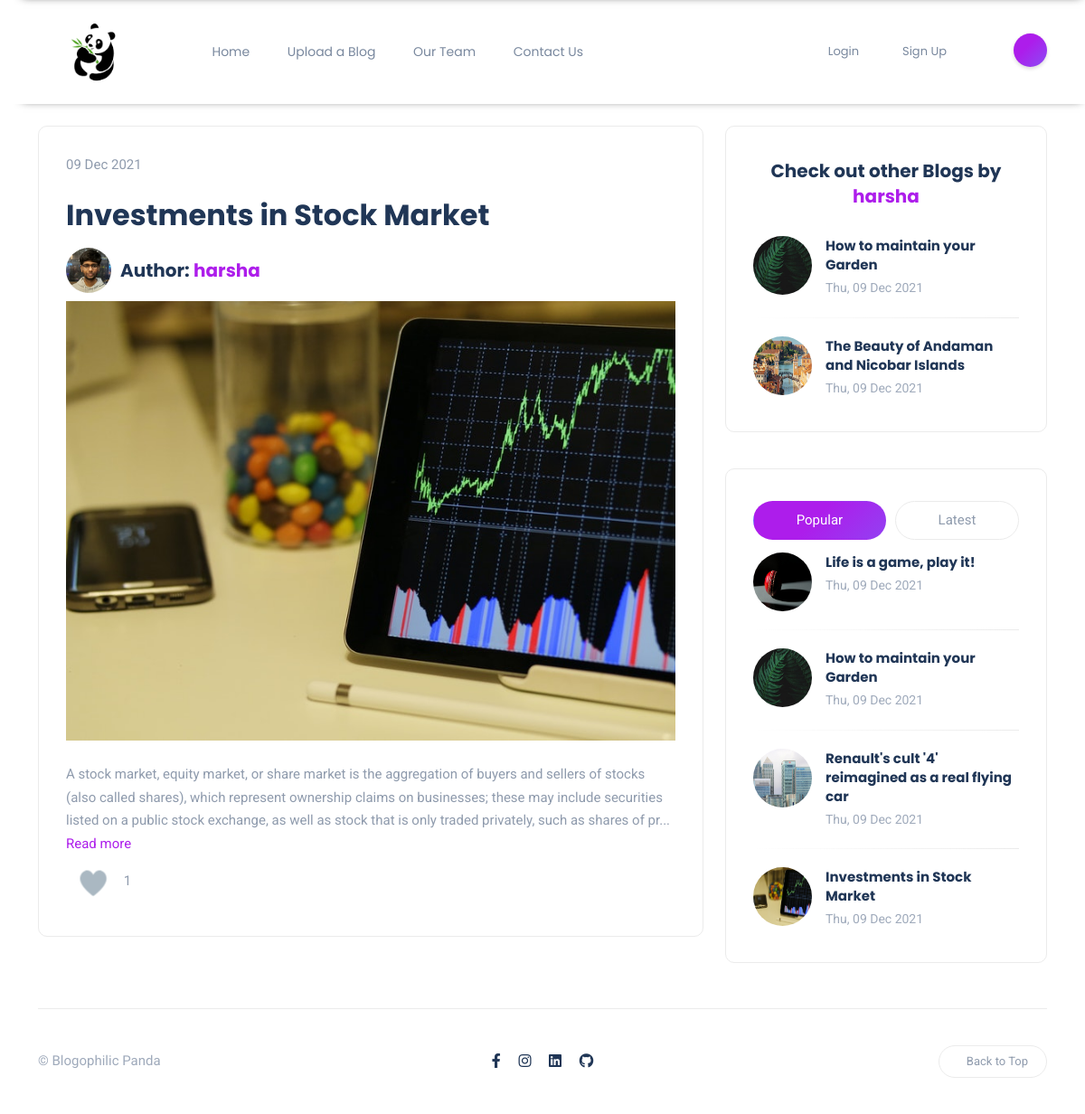
The page /blogs/investments-in-stock-market on the database its author committed.
### content/models.py (models this page shows, shortened)
class BlogPost(models.Model):
    author = models.ForeignKey(User, on_delete=models.CASCADE, related_name= 'post_author')
    blog_title = models.CharField(max_length= 264)
    slug = models.SlugField(max_length=264, unique=True, default='',editable=False)
    blog_content = models.TextField()
    blog_image = models.ImageField(upload_to= 'blog_image')
    publish_date = models.DateTimeField(auto_now_add=True)
    category = models.ForeignKey(Category, on_delete = models.CASCADE, related_name ='blog_cat')
    likes = models.ManyToManyField(User, related_name='blog_posts')
    class Meta:
        ordering = ['-publish_date']
    def total_likes(self):
        return self.likes.count()

### accounts/models.py (models this page shows, shortened)
class Profile(models.Model):
    user = models.OneToOneField(User, on_delete=models.CASCADE)
    image = models.ImageField(upload_to = 'profile_pics', null=True)
    slug = models.SlugField(max_length=264, unique=True, editable=False, default='')

### content/views.py (the view)
# urls.py: path('blogs/<slug:the_slug>', views.blog_details, name='blog_details'),
def blog_details(request, the_slug):
    blog_single = BlogPost.objects.get(slug=the_slug)
    total_likes = blog_single.total_likes()
    liked = False
    if blog_single.likes.filter(id = request.user.id):
        liked = True
    blogs = list(BlogPost.objects.all())
    author_blogs = list(BlogPost.objects.filter(author = blog_single.author).exclude(slug=the_slug))[:4]
    blogs_latest = BlogPost.objects.all().order_by('-publish_date')[:4]
    blogs_popular = (sorted(blogs, key = lambda x: x.total_likes())[::-1])[:4]
    context = {
        "blog_single": blog_single,
        "blog_likes": total_likes,
        "blog_liked": liked,
        "author_blogs": author_blogs,
        "blogs_popular": blogs_popular,
        "blogs_latest": blogs_latest,
    }
    return render(request, 'blogs/blog_details.html', context)

### templates/blogs/blog_details.html (shortened to what this page needs)
{% extends "base.html" %}
{% load get_post_Cat %}
{% load static %}
{% block content %}
<link rel="stylesheet" href="{% static 'css/blogs/home.css' %}">
<link rel="stylesheet" href="{% static 'css/blogs/blog_details.css' %}">
<section id="hero">
    <div class="container-xl">
        <div class="row gy-4">
            <div class="col-lg-8">
                <div class="post-tabs rounded bordered">
                    <div class="article-container">
                        {{ blog_single.publish_date|date:"d M Y" }}
                        <div class="heading">
                            <h2>{{ blog_single.blog_title }}</h2>
                        </div>
                        <div class="author">
                            <img src="{{ blog_single.author.profile.image.url }}" class="authorpic" alt="">
                            <h5>Author: <a href="{% url 'profile' profile_slug=blog_single.author.profile.slug %}">{{ blog_single.author }}</a></h5>
                        </div>
                        <div class="article-image">
                            <img src="/media/{{ blog_single.blog_image }}">
                        </div>
                        <br>
                        <div class="article-text">
                            {% if user.is_authenticated %}
                            {{ blog_single.blog_content|linebreaks }}
                            {% else %}
                            {{ blog_single.blog_content|slice:":300" }}...
                            <a href="{% url 'login' %}">Read more</a>
                            {% endif %}
                        </div>
                        <form action="{% url 'like_blog' the_slug=blog_single.slug %}" method="POST">
                            <label for="blog_title">
                            </label>
                            {{ blog_likes }}
                        </form>
                    </div>
                </div>
            </div>
            <div class="col-lg-4">
                <div class="sidebar">
                    {% if author_blogs|length > 0 %}
                    <div class="widget rounded">
                        <div class="widget-header text-center">
                            <h3 class="widget-title">Check out other Blogs by <a href="{% url 'profile' profile_slug=blog_single.author.profile.slug %}">{{ blog_single.author }}</a></h3>
                        </div>
                        <div class="widget-content">
                            {% for blog in author_blogs %}
                            <div class="post post-list-sm circle">
                                <div class="thumb circle">
                                    <a href="{% url 'blog_details' the_slug=blog.slug %}">
                                        <div class="inner">
                                            <img src="/media/{{ blog.blog_image }}" alt="" style="height: 100%; width: 100%;">
                                        </div>
                                    </a>
                                </div>
                                <div class="details clearfix">
                                    <h6 class="post-title my-0">
                                        <a href="{% url 'blog_details' the_slug=blog.slug %}">{{ blog.blog_title }}</a>
                                    </h6>
                                    <ul class="meta list-inline mt-1 mb-0">
                                        <li class="list-inline-item">{{ blog.publish_date|date:"D, d M Y" }}</li>
                                    </ul>
                                </div>
                            </div>
                            {% endfor %}
                        </div>
                    </div>
                    {% endif %}
                    <div class="widget rounded">
                        <ul class="nav nav-tabs nav-pills nav-fill" id="postTab" role="tablist">
                            <li class="nav-item" role="presentation">
                                <button aria-controls="popular" aria-selected="true" class="nav-link active"
                                    data-bs-target="#popular" data-bs-toggle="tab" id="popular-tab" role="tab"
                                    type="button">
                                    Popular
                                </button>
                            </li>
                            <li class="nav-item" role="presentation">
                                <button aria-controls="latest" aria-selected="false" class="nav-link"
                                    data-bs-target="#latest" data-bs-toggle="tab" id="latest-tab" role="tab"
                                    type="button">
                                    Latest
                                </button>
                            </li>
                        </ul>
                        <div class="tab-content" id="postsTabContent">
                            <div class="tab-pane fade show active" id="popular" aria-labelledby="popular-tab"
                                role="tabpanel">
                                {% for blog in blogs_popular %}
                                <div class="post post-list-sm circle">
                                    <div class="thumb circle">
                                        <a href="{% url 'blog_details' the_slug=blog.slug %}">
                                            <div class="inner">
                                                <img src="/media/{{ blog.blog_image }}" alt="" style="height: 100%; width: 100%;">
                                            </div>
                                        </a>
                                    </div>
                                    <div class="details clearfix">
                                        <h6 class="post-title my-0">
                                            <a href="{% url 'blog_details' the_slug=blog.slug %}">{{ blog.blog_title }}</a>
                                        </h6>
                                        <ul class="meta list-inline mt-1 mb-0">
                                            <li class="list-inline-item">{{ blog.publish_date|date:"D, d M Y" }}</li>
                                        </ul>
                                    </div>
                                </div>
                                {% endfor %}
                            </div>
                        </div>
                    </div>
                </div>
            </div>
        </div>
    </div>
</section>
{% endblock content %}

### static/css/base.css (style rules this page uses)
body { color: #8f9bad; background-color: #fff; font-family: 'Roboto', sans-serif !important; font-size: 15px; line-height: 1.7; overflow-x: hidden; -webkit-font-smoothing: antialiased; }

### static/css/navbar.css (style rules this page uses)
@media (min-width: 1200px) { .container-xl { max-width: 1140px; } }
button { transition: all 0.3s ease-in-out; }

### static/css/blogs/home.css (style rules this page uses)
body { color: #8f9bad; background-color: #fff; font-family: 'Roboto', sans-serif !important; font-size: 15px; line-height: 1.7; overflow-x: hidden; -webkit-font-smoothing: antialiased; }
img { max-width: 100%; height: auto; }
.text-center { text-align: center; }
h1, h2, h3, h4, h5, h6 { color: #203656; font-family: 'Poppins', sans-serif !important; font-weight: 700; line-height: 1.4; margin: 20px 0; }
a { color: #ad1deb; outline: 0; text-decoration: none; transition: all 0.3s ease-in-out; }
section { position: relative; }
.post .thumb { position: relative; }
.post .thumb img { transform: scale(1); transition: all 0.3s ease-in-out; }
.post .post-title a { color: #203656; }
.post .meta { font-size: 14px; color: #9faabb; }
.post .meta li:last-child::after { content: ""; display: none; }
.post .meta li::after { content: ""; display: inline-block; background-color: #ad1deb; border-radius: 50%; margin-left: 1rem; height: 3px; vertical-align: middle; position: relative; top: -1px; width: 3px; }
.rounded { border-radius: 10px !important; }
.bordered { border: 1px solid #ebebeb; }
.post-tabs { padding: 30px; }
.nav-tabs { border-bottom: 0; margin-bottom: 5%; }
.tab-content { position: relative; }
.tab-pane { opacity: 1; transition: all 0.3s ease-in-out; }
.nav-fill .nav-item, .nav-fill>.nav-link { margin-right: 10px; }
.nav-fill .nav-item:last-child, .nav-fill>.nav-link:last-child { margin-right: 0; }
.nav-fill .nav-item>.nav-link { color: #8f9bad !important; margin-right: 10px; }
.nav-pills .nav-link.active, .nav-pills .show>.nav-link { color: #fff !important; background-color: #6e72fc; background-image: linear-gradient(315deg, #6e72fc 0%, #ad1deb 74%); border-color: transparent; background-size: 200% auto; }
.nav-pills .nav-link { background: 0 0; border: 1px solid #ebebeb; border-radius: 30px; }
.post.post-list-sm { clear: both; }
.post.post-list-sm.circle .thumb { max-width: 60px; }
.post.post-list-sm.circle .details { margin-left: 80px; }
.post.post-list-sm .thumb { float: left; position: relative; }
.post .thumb.circle .inner { height: 65px; width: 65px; overflow: hidden; border-radius: 50%; }
.post.post-list-sm .post-title { font-size: 15px; }
.post.post-list-sm::after { content: ""; display: block; height: 1px; margin-bottom: 20px; margin-top: 20px; width: 100%; background: #ebebeb; background: linear-gradient(to left, #ebebeb 0%, transparent 100%); }
.post.post-list-sm:last-child::after { content: ""; display: none; }
.widget { border: 1px solid #ebebeb; padding: 35px 30px; margin-bottom: 40px; }
.widget:last-child { margin-bottom: 0; }
.widget .widget-header { margin-bottom: 30px; }
.widget .widget-title { font-size: 20px; margin: 0; }

### static/css/blogs/blog_details.css (style rules this page uses)
.heading h2 { margin-bottom: 5px; }
.author { display: flex; align-items: center; }
.authorpic { border-radius: 50%; height: 50px; width: 50px; margin-right: 10px; }
.article-image { display: block; margin-left: auto; margin-right: auto; width: 100%; }
.article-image img { width: 100%; }
svg { cursor: pointer; overflow: visible; width: 60px; position:relative; }

### rows shown on the page
BlogPost: publish_date "09 Dec 2021", blog_title "Investments in Stock Market", author.profile.image (picture), author "harsha", blog_image (picture), blog_content "A stock market, equity market, or share market is the aggregation of buyers and sellers of stocks (also called shares), which represent ownership claims on businesses; these may include securities listed on a public stock exchange, as well as stock that is only traded privately, such as shares of pr", publish_date "Thu, 09 Dec 2021"
BlogPost: blog_image (picture), blog_title "How to maintain your Garden", publish_date "Thu, 09 Dec 2021"
BlogPost: blog_image (picture), blog_title "The Beauty of Andaman and Nicobar Islands", publish_date "Thu, 09 Dec 2021"
BlogPost: blog_image (picture), blog_title "Life is a game, play it!", publish_date "Thu, 09 Dec 2021"
BlogPost: blog_image (picture), blog_title "Renault's cult '4' reimagined as a real flying car", publish_date "Thu, 09 Dec 2021"

### other values the page prints
{{ blog_likes }} "1"
